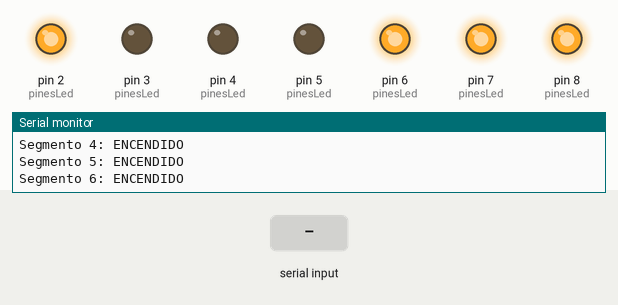
Bench run of a sketch on a simulated Arduino Uno, built with avr-gcc and run on an emulated ATmega328P. Parts: output pins drawn as LEDs (lit = HIGH), the last lines printed to the serial monitor. Inputs (shaded band) come from the test bench.

Above: at 11.4 s.
11.5 s: "90,45\n" received over Serial
At 12.5 s:
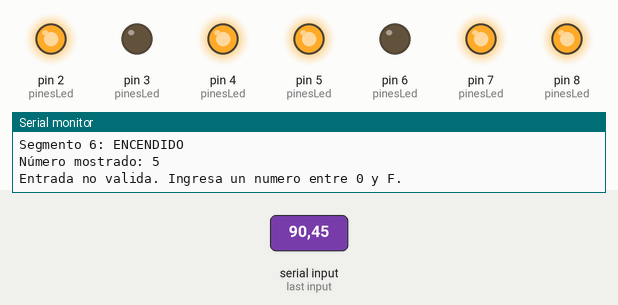
14.5 s: "30,150\n" received over Serial
At 16.5 s:
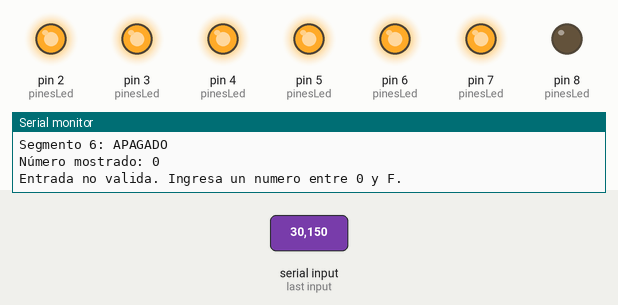
17.5 s: "200\n" received over Serial
At 17.65 s:
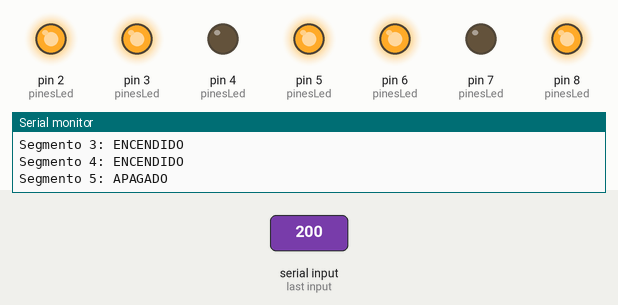
19.3 s: "5\n" received over Serial
At 20.0 s:
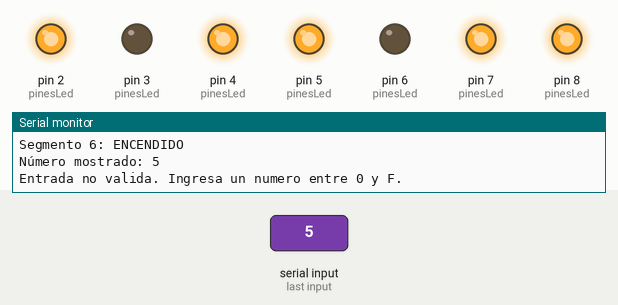
20.8 s: "200\n" received over Serial
At 21.06 s:
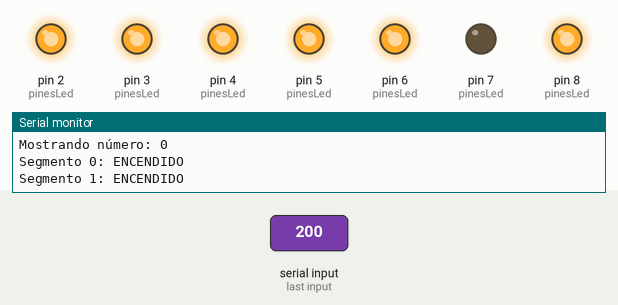
22.3 s: "90\n" received over Serial
At 22.47 s:
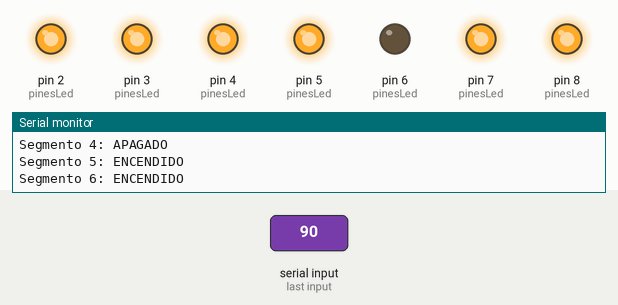
Timing chart, 0 to 24.8 s (numbered marks = the images above; inputs shaded):
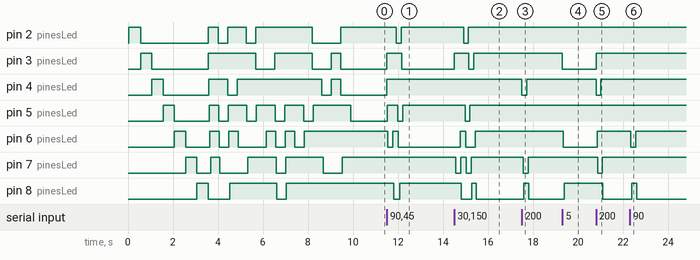

Measured:
- after the input at 11.5 s, pin 2 (pinesLed): HIGH → LOW after 0.43 s, → HIGH 0.21 s later; pin 3 (pinesLed): LOW → HIGH at once, → LOW 0.66 s later; pin 4 (pinesLed): LOW → HIGH at once; pin 5 (pinesLed): LOW → HIGH at once, → LOW 0.47 s later, → HIGH 0.21 s later; pin 6 (pinesLed): HIGH → LOW after 0.05 s, → HIGH 0.21 s later, → LOW 0.26 s later
- after the input at 14.5 s, pin 2 (pinesLed): HIGH → LOW after 0.43 s, → HIGH 0.20 s later; pin 3 (pinesLed): LOW → HIGH at once, → LOW 0.65 s later, → HIGH 0.21 s later
- after the input at 17.5 s, pin 4 (pinesLed): HIGH → LOW at once, → HIGH 0.21 s later; pin 7 (pinesLed): HIGH → LOW after 0.07 s, → HIGH 0.21 s later; pin 8 (pinesLed): LOW → HIGH after 0.10 s, → LOW 0.21 s later
- after the input at 19.3 s, pin 3 (pinesLed): HIGH → LOW at once; pin 6 (pinesLed): HIGH → LOW after 0.05 s; pin 8 (pinesLed): LOW → HIGH after 0.10 s
- after the input at 20.8 s, pin 3 (pinesLed): LOW → HIGH at once; pin 4 (pinesLed): HIGH → LOW at once, → HIGH 0.21 s later; pin 6 (pinesLed): LOW → HIGH after 0.05 s; pin 7 (pinesLed): HIGH → LOW after 0.07 s, → HIGH 0.21 s later; pin 8 (pinesLed): HIGH → LOW after 0.31 s
- after the input at 22.3 s, pin 6 (pinesLed): HIGH → LOW after 0.05 s, → HIGH 0.21 s later; pin 8 (pinesLed): LOW → HIGH after 0.10 s, → LOW 0.21 s later

The sketch:

ensamblador.ino
```cpp
const int ledA = 2;
const int ledB = 3;
const int ledC = 4;
const int ledD = 5;
const int ledE = 6;
const int ledF = 7;
const int ledG = 8;

const int pinesLed[] = {ledA, ledB, ledC, ledD, ledE, ledF, ledG};
//como deben  plrender los leds segun lo deseado
const bool numeros[16][7] = {
  {HIGH, HIGH, HIGH, HIGH, HIGH, HIGH, LOW},   // 0
  {LOW, HIGH, HIGH, LOW, LOW, LOW, LOW},       // 1
  {HIGH, HIGH, LOW, HIGH, HIGH, LOW, HIGH},    // 2
  {HIGH, HIGH, HIGH, HIGH, LOW, LOW, HIGH},    // 3
  {LOW, HIGH, HIGH, LOW, LOW, HIGH, HIGH},     // 4
  {HIGH, LOW, HIGH, HIGH, LOW, HIGH, HIGH},    // 5
  {HIGH, LOW, HIGH, HIGH, HIGH, HIGH, HIGH},   // 6
  {HIGH, HIGH, HIGH, LOW, LOW, LOW, LOW},      // 7
  {HIGH, HIGH, HIGH, HIGH, HIGH, HIGH, HIGH},  // 8
  {HIGH, HIGH, HIGH, HIGH, LOW, HIGH, HIGH},   // 9
  {HIGH, HIGH, HIGH, LOW, HIGH, HIGH, HIGH},   // A
  {LOW, LOW, HIGH, HIGH, HIGH, HIGH, HIGH},    // b
  {LOW, LOW, LOW, HIGH, HIGH, LOW, HIGH},      // C
  {LOW, HIGH, HIGH, HIGH, HIGH, LOW, HIGH},    // d
  {HIGH, LOW, LOW, HIGH, HIGH, HIGH, HIGH},    // E
  {HIGH, LOW, LOW, LOW, HIGH, HIGH, HIGH}      // F
};

void setup() {
  // hacer las salidas
  for (int i = 0; i < 7; i++) {
    pinMode(pinesLed[i], OUTPUT);
  }

  Serial.begin(9600); //hace la comunicacion
  Serial.println("Introduce un número entre 0 y F para mostrar en el display:");
  pruebaDisplay(); // funcion de los leds
}

void loop() {
  // leer las entradas
  if (Serial.available() > 0) {
    char input = Serial.read(); // Leer caracter insertado
    int numero;

    // condicion para ver que salidas dar
    if (input >= '0' && input <= '9') {
      numero = input - '0';
    } else if (input >= 'A' && input <= 'F') {
      numero = input - 'A' + 10;
    } else if (input >= 'a' && input <= 'f') {
      numero = input - 'a' + 10;
    } else {
      Serial.println("Entrada no valida. Ingresa un numero entre 0 y F.");
      return;
    }

    // mostrar en el display
    mostrarNumero(numero);
    Serial.print("Número mostrado: ");
    Serial.println(input);
  }
}

// utilizado para mostrar los numeros
void mostrarNumero(int numero) {
  if (numero >= 0 && numero < 16) {
    Serial.print("Mostrando número: ");
    Serial.println(numero);
    for (int i = 0; i < 7; i++) {
      digitalWrite(pinesLed[i], numeros[numero][i]);
      Serial.print("Segmento ");
      Serial.print(i);
      Serial.print(": ");
      Serial.println(numeros[numero][i] == HIGH ? "ENCENDIDO" : "APAGADO");
    }
  }
}

// prueba del display
void pruebaDisplay() {
  Serial.println("Probando segmentos uno por uno...");
  for (int i = 0; i < 7; i++) {
    digitalWrite(pinesLed[i], HIGH);
    Serial.print("Segmento ");
    Serial.print(i);
    Serial.println(" ENCENDIDO");
    delay(500);
    digitalWrite(pinesLed[i], LOW);
  }

  Serial.println("Mostrando números del 0 al F...");
  for (int i = 0; i <= 15; i++) {
    mostrarNumero(i);
    delay(300);
  }
}
```
